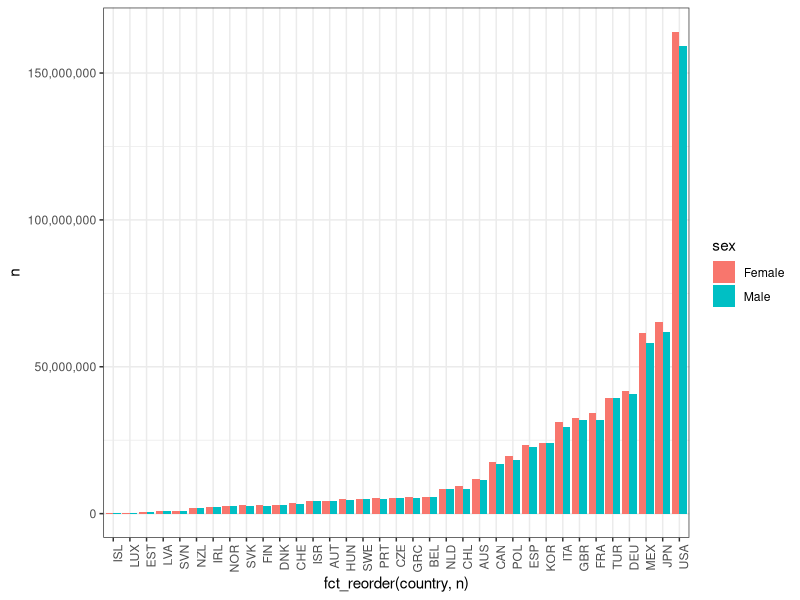

Source code (R):
## ---- chunk 1
# Libraries

library(tidyverse)
library(readr)
library(kableExtra)
library(bookdown)

## ---- chunk 2

file1 <- read.csv("data/DIOC_2015_16_File_A_1.csv")

## ---- chunk 3
whomigrates<- file1 %>% 
  mutate(edu_lfs = as.character(edu_lfs),
         age_lfs=as.character(age_lfs),
         sex=as.character(sex),
         national=as.character(national),
         oecd=as.character(oecd),
         oecdb=as.character(oecdb),
         fborn=as.character(fborn)
         ) %>% 
         mutate(
           age_lfs = case_when(
    str_detect(age_lfs,"0") ~ "0-14",
     str_detect(age_lfs,"1") ~ "15-24",
 str_detect(age_lfs,"2") ~ "25-64",
 str_detect(age_lfs,"3") ~ "65+",
 str_detect(age_lfs,"12") ~ "15-84",
 str_detect(age_lfs,"99") ~ "Unknown" 
 )) %>% 
  
  mutate(sex = case_when(
   str_detect(sex,"1") ~ "Male",
   str_detect(sex,"2")~ "Female"
 )) %>%
  mutate(edu_lfs = case_when(
    str_detect(edu_lfs,"1")~"low",
    str_detect(edu_lfs,"2")~"medium",
    str_detect(edu_lfs,"3")~"high",
    str_detect(edu_lfs,"99")~"unknown"
  )) %>% mutate(national = case_when(
    
    str_detect(age_lfs,"0") ~ "Foreigner",
     str_detect(age_lfs,"1") ~ "National",
     str_detect(edu_lfs,"99")~"unknown"
    
  )) %>% mutate(oecd = case_when(
    
    str_detect(age_lfs,"0") ~ "Non member",
     str_detect(age_lfs,"1") ~ "Member"
    
  )) %>% mutate(oecdb = case_when(
    
    str_detect(age_lfs,"0") ~ "Non member",
     str_detect(age_lfs,"1") ~ "Member"
    
  )) %>% mutate(fborn = case_when(
    
    str_detect(age_lfs,"0") ~ " Native-born",
     str_detect(age_lfs,"1") ~ " Foreign-born ",
     str_detect(edu_lfs,"99")~"unknown"
    
  ))



            

## ---- chunk 4
library(scales)
options(scipen=999)
gendergap <- whomigrates %>% 
  mutate(
         sex=as.factor(sex),
         oecd=as.factor(oecd),#oecd resident
         oecdb=as.factor(oecdb),#oecd born
         age_lfs=as.factor(age_lfs)
         ) %>% 
  group_by(sex,country)%>% summarise(n=sum(number)) 
   
  gendergap %>% 
    ggplot(aes(x= fct_reorder(country,n),y=n,fill=sex)) +
    geom_col(position = "dodge")+ 
    theme_bw()+theme(axis.text.x = element_text(angle = 90, hjust = 1)) + 
    scale_colour_brewer(palette = "Set1")+ 
    scale_y_continuous(labels = comma)
